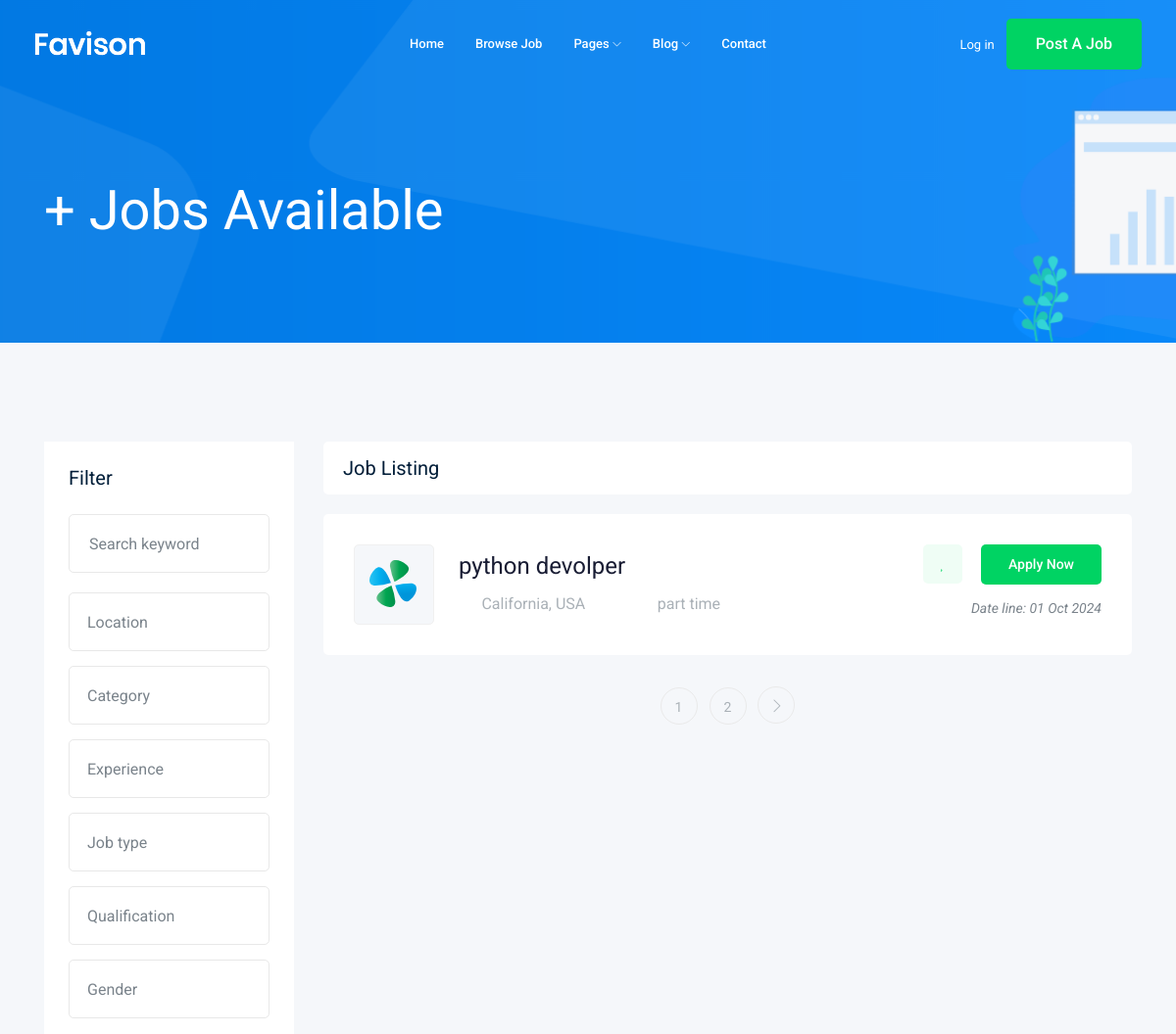
The page /job/ (upper part) on the database as committed earlier.
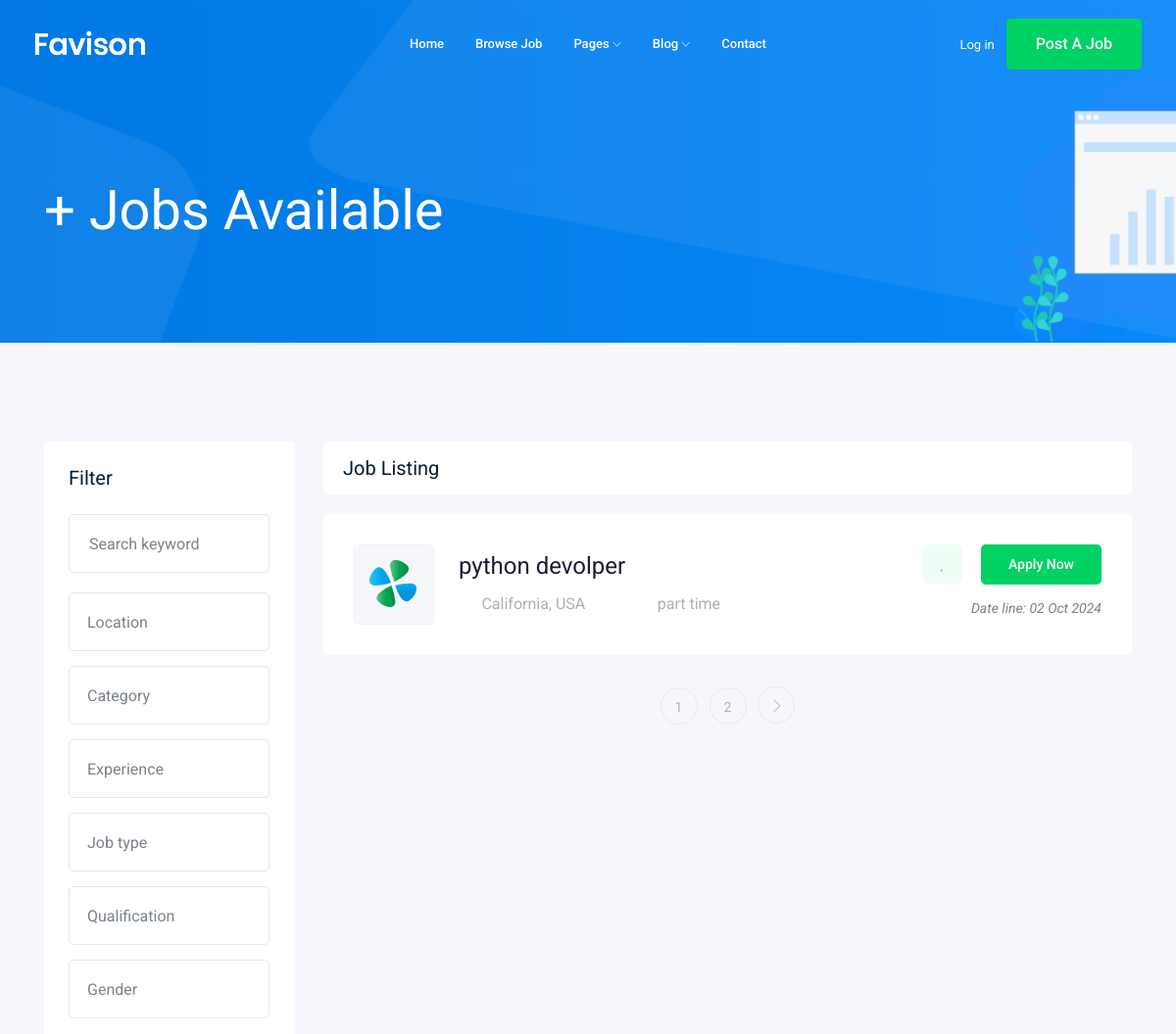
The same page on the database as committed later.
### job/models.py (models this page shows, shortened)
class job(models.Model):
    title = models.CharField(max_length =20)
    job_type = models.CharField(max_length =20, choices = jobType)
    description = models.TextField(max_length=1000)
    published = models.DateTimeField(auto_now=True)
    Vacancy = models.IntegerField(default=1)
    salary = models.IntegerField(default=0)
    experience = models.IntegerField(default=1)
    category = models.ForeignKey('category', on_delete=models.CASCADE)
    image = models.ImageField(upload_to=upload_image)
    slug = models.SlugField(blank=True, null=True)
    def __str__(self) -> str:
        return self.title

### job/views.py (the view)
# urls.py: path('', views.jobs),
def jobs(request):
    jobs = job.objects.all()
    paginator = Paginator(jobs, 1)
    page_number = request.GET.get("page")
    page_obj = paginator.get_page(page_number)
    context = {"jobs" : page_obj}
    return render(request,'job/jobs.html',context)

### job/templates/job/jobs.html (shortened to what the changed rows need)
{% extends 'base.html' %}
{% block body %}
    <div class="job_listing_area plus_padding">
        <div class="container">
            <div class="row">
                <div class="col-lg-9">
                    <div class="job_lists m-0">
                        <div class="row">
                            {% for job in jobs %}
                            <div class="col-lg-12 col-md-12">
                                <div class="single_jobs white-bg d-flex justify-content-between">
                                    <div class="jobs_left d-flex align-items-center">
                                        <div class="thumb">
                                            <img src="img/svg_icon/1.svg" alt="">
                                        </div>
                                        <div class="jobs_conetent">
                                            <a href="{% url "jobs:jobDetails" job.slug %}"><h4>{{job}}</h4></a>
                                            <div class="links_locat d-flex align-items-center">
                                                <div class="location">
                                                    <p> <i class="fa fa-map-marker"></i> California, USA</p>
                                                </div>
                                                <div class="location">
                                                    <p> <i class="fa fa-clock-o"></i> {{job.job_type}}</p>
                                                </div>
                                            </div>
                                        </div>
                                    </div>
                                    <div class="jobs_right">
                                        <div class="apply_now">
                                            <a class="heart_mark" href="#"> <i class="fa fa-heart"></i> </a>
                                            <a href="{% url 'jobs:jobDetails' job.slug %}" class="boxed-btn3">Apply Now</a>
                                        </div>
                                        <div class="date">
                                            <p>Date line: {{job.published|date:'d M o' }}</p>
                                        </div>
                                    </div>
                                </div>
                            </div>
                            {% endfor %}
                        </div>
                    </div>
                </div>
            </div>
        </div>
    </div>
{% endblock %}

Rows that differ between the two databases and show on the page:
changed job "python devolper": published "01 Oct 2024" → "02 Oct 2024"
